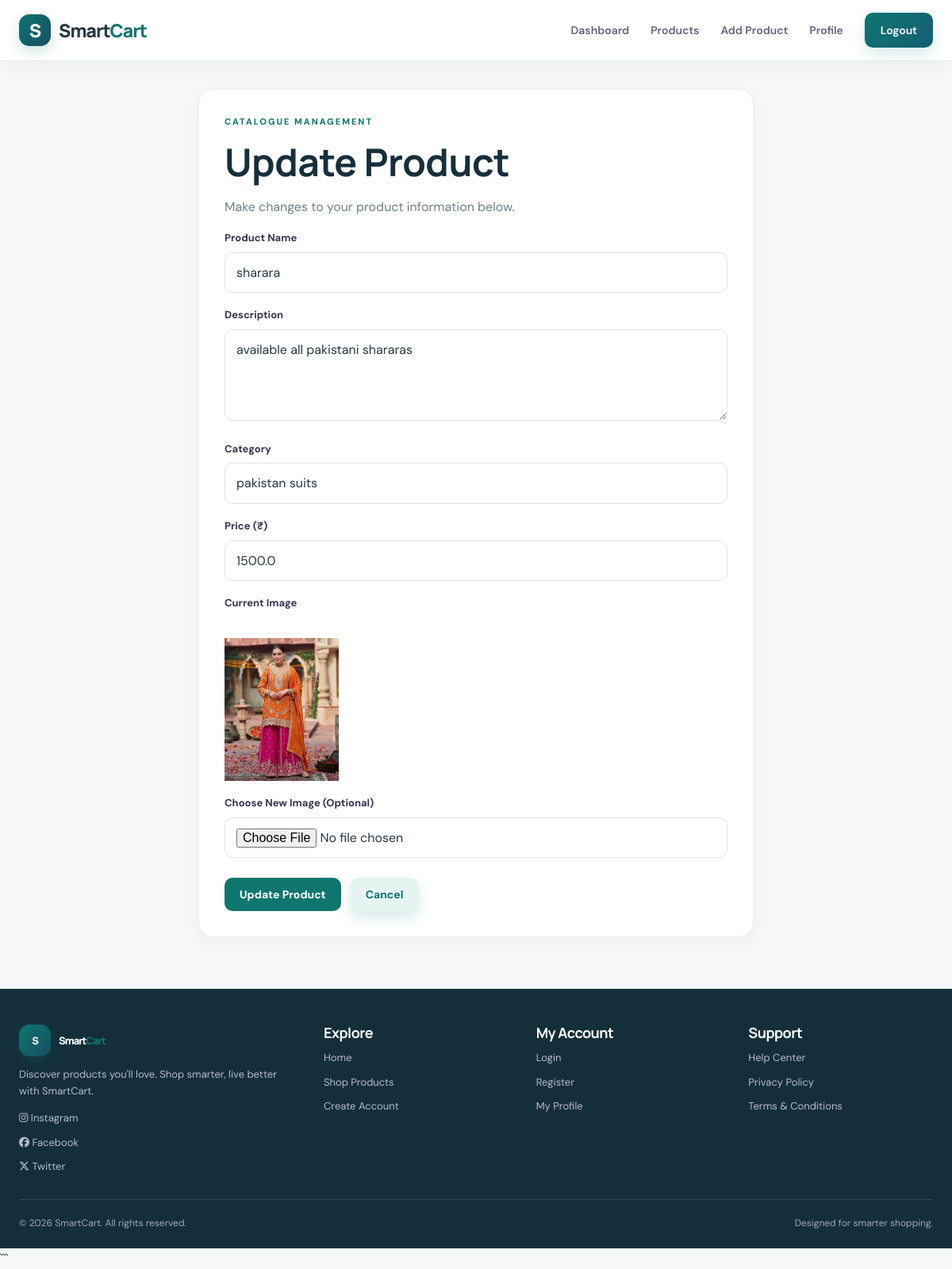
The page /admin/update-item/1 (signed in) on the database its author committed.
### tables this page shows
CREATE TABLE products (
        product_id INTEGER PRIMARY KEY AUTOINCREMENT,
        name TEXT,
        description TEXT,
        category TEXT,
        price REAL,
        image TEXT,
        admin_id INTEGER,
        FOREIGN KEY (admin_id) REFERENCES admin (admin_id) ON DELETE SET NULL
    );

### app.py (the view)
@app.route('/admin/update-item/<int:item_id>', methods=['GET'])
def update_item_page(item_id):
    if 'admin_id' not in session:
        flash("Please login!", "danger")
        return redirect('/admin-login')
    conn = get_db_connection()
    cursor = conn.cursor(dictionary=True)
    cursor.execute("SELECT * FROM products WHERE product_id = %s", (item_id,))
    product = cursor.fetchone()
    cursor.close()
    conn.close()
    if not product:
        flash("Product not found!", "danger")
        return redirect('/admin/item-list')
    return render_template("admin/update_item.html", product=product)

### db.py (called while the page is built)
def get_db_connection():
    return SQLiteDictConnection(DB_PATH)

    def fetchone(self):
        if self._custom_rows is not None:
            return self._custom_rows.pop(0) if self._custom_rows else None
        row = self._cursor.fetchone()
        return dict(row) if row is not None else None

    def close(self):
        self._cursor.close()

    def cursor(self, dictionary=True):
        return SQLiteDictCursor(self._conn.cursor())

    def close(self):
        self._conn.close()

### templates/admin/update_item.html (shortened to what this page needs)
{% extends 'base.html' %}
{% block content %}
<div class="form-card">
  <div class="form-intro"><p class="eyebrow">Catalogue management</p><h1>Update Product</h1><p>Make changes to your product information below.</p></div>
  <form method="POST" action="/admin/update-item/{{ product.product_id }}" enctype="multipart/form-data">
    <div class="form-group"><label>Product Name</label><input type="text" name="name" value="{{ product.name }}" required></div>
    <div class="form-group"><label>Description</label><textarea name="description" required>{{ product.description }}</textarea></div>
    <div class="form-group"><label>Category</label><input type="text" name="category" value="{{ product.category }}" required></div>
    <div class="form-group"><label>Price (₹)</label><input type="number" step="0.01" min="0" name="price" value="{{ product.price }}" required></div>
    <div class="form-group"><label>Current Image</label><br><img class="detail-image" style="max-width:190px;max-height:180px" src="{{ url_for('static', filename='uploads/product_images/' ~ product.image) }}" alt="{{ product.name }}"></div>
    <div class="form-group"><label>Choose New Image (Optional)</label><input type="file" name="image" accept="image/*"></div>
    <div class="hero-actions"><button type="submit">Update Product</button><a class="button secondary" href="/admin/item-list">Cancel</a></div>
  </form>
</div>
{% endblock %}

### static/css/style.css (style rules this page uses)
:root { --primary: #6366f1; --primary-dark: #4f46e5; --primary-light: #eef2ff; --navy: #171b3b; --ink: #252641; --muted: #777b91; --line: #eeeef5; --surface: #ffffff; --canvas: #f8f8fc; --success: #16a34a; --danger: #dc2626; --shadow: 0 10px 35px rgba(30, 27, 75, .07); --page-width: 1320px; }
*, *::before, *::after { box-sizing: border-box; }
html { scroll-behavior: smooth; }
body { min-height: 100vh; margin: 0; display: flex; flex-direction: column; background: var(--surface); color: var(--ink); font-family: "DM Sans", Arial, sans-serif; line-height: 1.6; }
img { display: block; max-width: 100%; }
a { color: inherit; text-decoration: none; }
button, input, textarea, select { font: inherit; }
h1, h2, h3, h4 { color: var(--navy); font-family: "Manrope", sans-serif; line-height: 1.2; letter-spacing: -.5px; }
h1 { font-size: clamp(30px, 4vw, 48px); margin: 0 0 15px; }
p { color: var(--muted); }
.eyebrow { color: var(--primary); font-size: 11px; font-weight: 800; letter-spacing: 2px; text-transform: uppercase; margin: 0 0 12px; }
.button, .btn-primary, button, input[type="submit"] { display: inline-flex; align-items: center; justify-content: center; gap: 8px; padding: 12px 19px; border: 0; border-radius: 10px; background: var(--primary); color: white; font: 700 14px "DM Sans", sans-serif; text-align: center; cursor: pointer; transition: .25s ease; }
.button.secondary { background: var(--primary-light); color: var(--primary); }
.hero-actions { display: flex; gap: 12px; flex-wrap: wrap; margin-top: 25px; }
.feature-card, .stat-card, .panel, .form-card, .auth-card, .detail-card { border: 1px solid var(--line); border-radius: 18px; background: white; box-shadow: 0 6px 25px rgba(30, 27, 75, .04); }
input, textarea, select { width: 100%; padding: 12px 14px; outline: none; border: 1px solid #e0e1ed; border-radius: 10px; background: white; color: var(--ink); transition: .2s ease; }
textarea { min-height: 115px; resize: vertical; }
label { display: block; margin-bottom: 7px; color: #34364f; font-size: 13px; font-weight: 700; }
.form-group { margin-bottom: 18px; }
.form-card { width: 100%; max-width: 700px; margin: auto; padding: 32px; }
:root { --primary: #0f766e; --primary-dark: #115e59; --primary-light: #e6f4f1; --navy: #172f3b; --ink: #263943; --muted: #71818a; --line: #e4ece9; --surface: #ffffff; --canvas: #f5f8f6; --success: #16845b; --danger: #c44747; --shadow: 0 14px 38px rgba(24, 55, 59, .08); }
body { background: #f5f8f6; color: #263943; }
.brand-accent, .eyebrow { color: #0f766e; }
.nav-links .nav-cta, .button, .add-cart-btn, .save-btn, .pay-btn { background: linear-gradient(135deg,#0f766e,#155e75); box-shadow: 0 8px 18px rgba(15,118,110,.16); }

### rows shown on the page
products: name "sharara", description "available all pakistani shararas", category "pakistan suits", price "1500.0", image+name (picture)
